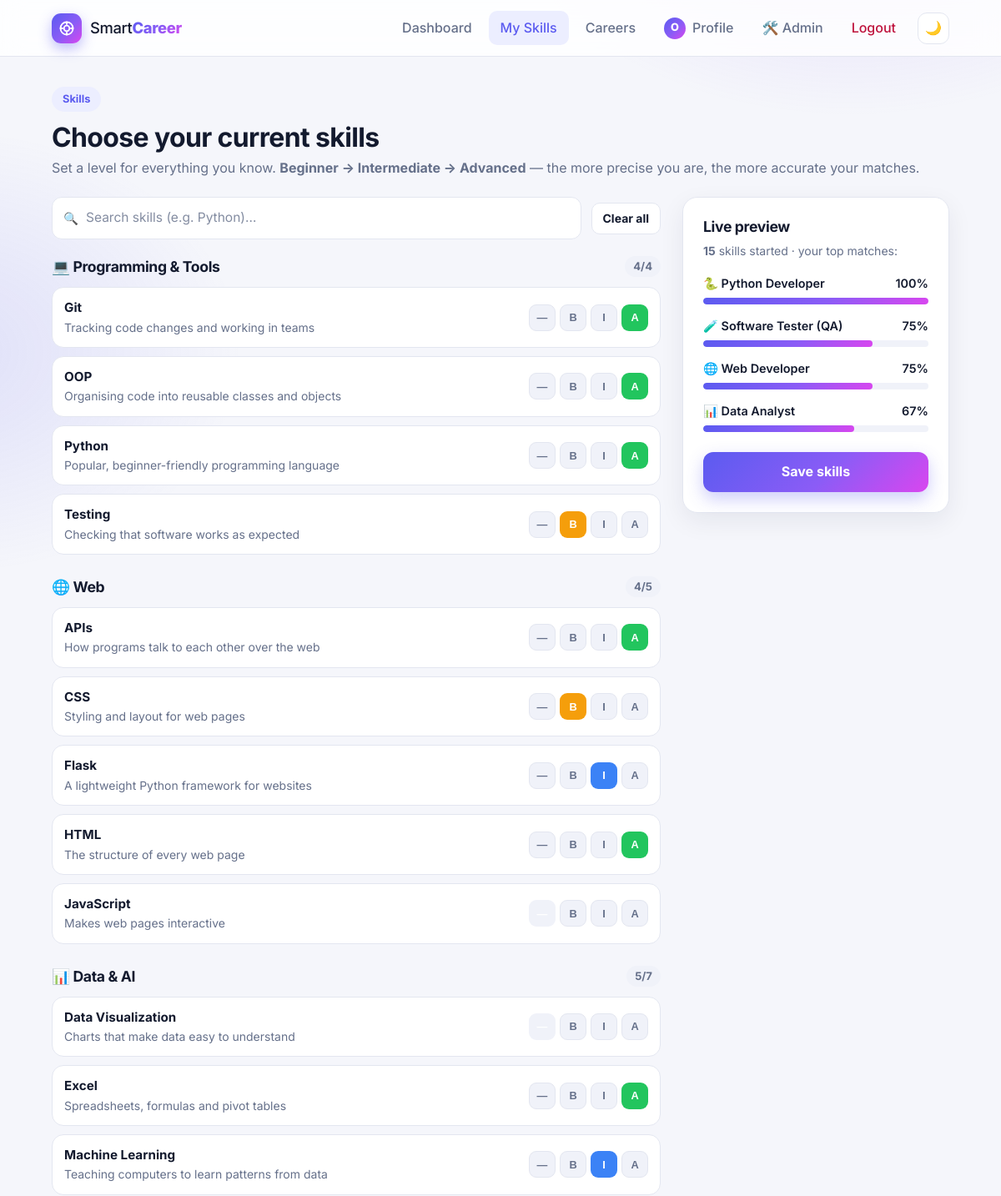
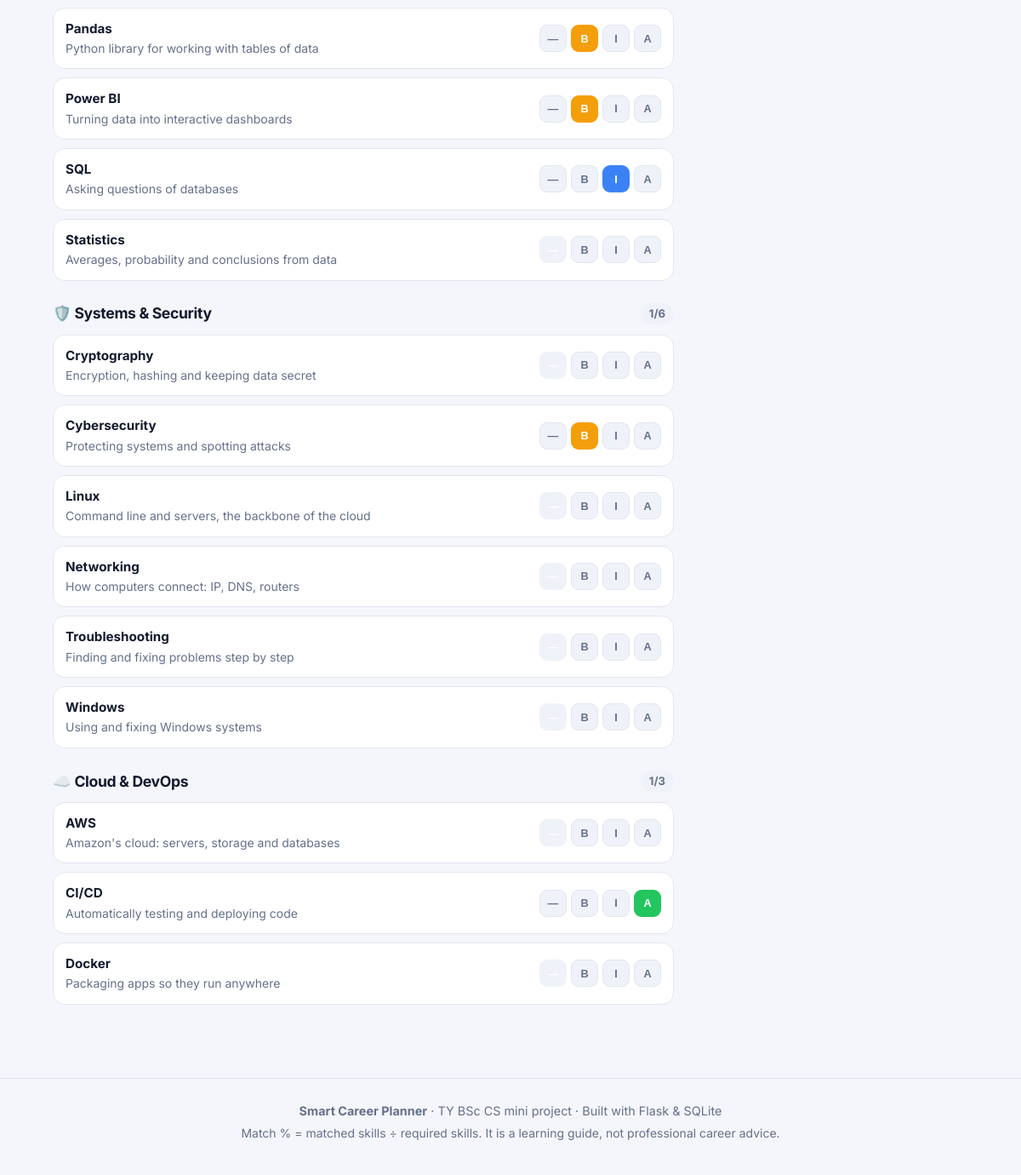
/skills (signed in), run on the app's committed database (2 pictures, top to bottom).
### tables this page shows
CREATE TABLE users (
    id INTEGER PRIMARY KEY AUTOINCREMENT,
    name TEXT NOT NULL,
    email TEXT UNIQUE NOT NULL,
    password TEXT NOT NULL,
    course TEXT DEFAULT 'BSc Computer Science',
    year TEXT DEFAULT 'TY',
    created_at TEXT,
    last_login TEXT,
    is_admin INTEGER DEFAULT 0
);

CREATE TABLE skill_categories (
    id INTEGER PRIMARY KEY AUTOINCREMENT,
    name TEXT UNIQUE NOT NULL,
    icon TEXT DEFAULT '🔧',
    sort_order INTEGER DEFAULT 0
);

CREATE TABLE skills (
    id INTEGER PRIMARY KEY AUTOINCREMENT,
    name TEXT UNIQUE NOT NULL,
    category_id INTEGER NOT NULL,
    description TEXT DEFAULT '',
    weeks_low INTEGER DEFAULT 2,
    weeks_high INTEGER DEFAULT 4,
    FOREIGN KEY(category_id) REFERENCES skill_categories(id)
);

### app/main.py (the view, shortened to what this page needs)
@bp.route("/skills", methods=["GET", "POST"])
@login_required
def skills():
    categories = models.get_categories_with_skills()
    user_levels = models.get_user_levels(g.user["id"])
    careers = models.get_all_careers()
    careers_json = [
        {"name": c["name"], "icon": c["icon"],
         "skills": [{"id": r["skill_id"], "level": r["required_level"]} for r in models.get_career_requirements(c["id"])]}
        for c in careers
    ]
    return render_template("skills.html", categories=categories, user_levels=user_levels, careers_json=careers_json)

### app/auth.py (called while the page is built)
def csrf_token():
    if "_csrf" not in session:
        session["_csrf"] = secrets.token_hex(16)
    return session["_csrf"]

@bp.before_app_request
def load_user():
    g.user = None
    if request.endpoint == "static":
        return
    user_id = session.get("user_id")
    if not user_id:
        return
    g.user = models.get_db().execute("SELECT * FROM users WHERE id=?", (user_id,)).fetchone()
    if g.user is None:
        session.pop("user_id", None)

@bp.before_app_request
def csrf_protect():
    if request.method == "POST":
        sent = request.form.get("_csrf", "")
        if not sent or not secrets.compare_digest(sent, session.get("_csrf", "")):
            abort(400)

def login_required(view):
    @wraps(view)
    def wrapped(*args, **kwargs):
        if g.user is None:
            flash("Please log in to continue.", "info")
            return redirect(url_for("auth.login"))
        return view(*args, **kwargs)
    return wrapped

### app/models.py (called while the page is built)
def get_db():
    if "db" not in g:
        g.db = sqlite3.connect(current_app.config["DATABASE"])
        g.db.row_factory = sqlite3.Row
        g.db.execute("PRAGMA foreign_keys = ON")
    return g.db

def get_categories_with_skills():
    db = get_db()
    cats = db.execute("SELECT * FROM skill_categories ORDER BY sort_order").fetchall()
    out = []
    for c in cats:
        skills = db.execute("SELECT * FROM skills WHERE category_id=? ORDER BY name", (c["id"],)).fetchall()
        out.append({"id": c["id"], "name": c["name"], "icon": c["icon"], "skills": skills})
    return out

def get_all_careers():
    return get_db().execute("SELECT * FROM careers ORDER BY name").fetchall()

def get_career_requirements(career_id):
    return get_db().execute(
        """SELECT cs.skill_id, cs.required_level, s.name, s.description, s.weeks_low, s.weeks_high
           FROM career_skills cs JOIN skills s ON s.id = cs.skill_id
           WHERE cs.career_id=? ORDER BY cs.required_level DESC, s.name""", (career_id,)).fetchall()

def get_user_levels(user_id):
    rows = get_db().execute("SELECT skill_id, level FROM user_skills WHERE user_id=?", (user_id,)).fetchall()
    return {r["skill_id"]: r["level"] for r in rows}

### templates/skills.html (shortened to what this page needs)
{% extends "base.html" %}
{% block content %}
<div class="page-head">
    <div>
        <span class="badge">Skills</span>
        <h1>Choose your current skills</h1>
        <p class="muted">Set a level for everything you know. <b>Beginner → Intermediate → Advanced</b> — the more precise you are, the more accurate your matches.</p>
    </div>
</div>
<form method="POST" id="skillsForm">
    <div class="skills-layout">
        <div class="skills-main">
            <div class="toolbar">
                <div class="search"><span aria-hidden="true">🔍</span><input id="skillSearch" type="search" placeholder="Search skills (e.g. Python)…" aria-label="Search skills"></div>
                <button type="button" class="btn secondary small" id="clearAll">Clear all</button>
            </div>
            {% for group in categories %}
            <section class="skill-group" data-group>
                <div class="group-head">
                    <h2><span aria-hidden="true">{{ group.icon }}</span> {{ group.name }}</h2>
                    <span class="group-count" data-group-count>0/{{ group.skills|length }}</span>
                </div>
                <div class="skill-grid levels">
                    {% for skill in group.skills %}
                    {% set current = user_levels.get(skill['id'], 0) %}
                    <div class="skill-level-row" data-skill="{{ skill['name']|lower }}" data-skill-id="{{ skill['id'] }}">
                        <div class="slr-name">
                            <strong>{{ skill['name'] }}</strong>
                            <span class="small muted">{{ skill['description'] }}</span>
                        </div>
                        <div class="level-pills" role="group" aria-label="Level for {{ skill['name'] }}">
                            <button type="button" class="level-pill {{ 'active' if current == 0 }}" data-level="0" title="Not started">—</button>
                            <button type="button" class="level-pill lvl-1 {{ 'active' if current == 1 }}" data-level="1" title="Beginner">B</button>
                            <button type="button" class="level-pill lvl-2 {{ 'active' if current == 2 }}" data-level="2" title="Intermediate">I</button>
                            <button type="button" class="level-pill lvl-3 {{ 'active' if current == 3 }}" data-level="3" title="Advanced">A</button>
                        </div>
                    </div>
                    {% endfor %}
                </div>
            </section>
            {% endfor %}
        </div>
        <aside class="skills-side card">
            <h3>Live preview</h3>
            <p class="muted small"><b id="selCount">0</b> skills started · your top matches:</p>
            <div id="previewList" class="preview-list"></div>
            <button class="btn full" type="submit">Save skills</button>
        </aside>
    </div>
</form>
{% endblock %}

### templates/base.html (shortened to what this page needs)
<!DOCTYPE html>
<html lang="en">
<head>
    <link rel="stylesheet" href="{{ url_for('static', filename='style.css') }}">
</head>
<body>
<header class="navbar">
    <div class="nav-inner">
        <a class="brand" href="{{ url_for('main.index') }}">
            <span class="logo">
                <svg viewBox="0 0 24 24" width="20" height="20" fill="none" stroke="currentColor" stroke-width="2.2" stroke-linecap="round" stroke-linejoin="round"><circle cx="12" cy="12" r="9"/><circle cx="12" cy="12" r="4"/><path d="M12 3v3M12 18v3M3 12h3M18 12h3"/></svg>
            </span>
            <span>Smart<b>Career</b></span>
        </a>
        {% set ep = request.endpoint %}
        <nav class="navlinks" id="navLinks">
            {% if g.user %}
            <a href="{{ url_for('main.dashboard') }}" class="{{ 'active' if ep == 'main.dashboard' }}">Dashboard</a>
            <a href="{{ url_for('main.skills') }}" class="{{ 'active' if ep == 'main.skills' }}">My Skills</a>
            <a href="{{ url_for('main.careers') }}" class="{{ 'active' if ep in ('main.careers', 'main.career_detail') }}">Careers</a>
            <a href="{{ url_for('main.profile') }}" class="nav-profile {{ 'active' if ep == 'main.profile' }}">
                <span class="avatar sm">{{ g.user['name'][:1]|upper }}</span> Profile
            </a>
            {% if g.user['is_admin'] %}
            <a href="{{ url_for('admin.dashboard') }}" class="{{ 'active' if ep and ep.startswith('admin.') }}">🛠️ Admin</a>
            {% endif %}
            <a class="logout" href="{{ url_for('auth.logout') }}">Logout</a>
            {% else %}
            <a href="{{ url_for('auth.login') }}" class="{{ 'active' if ep == 'auth.login' }}">Login</a>
            <a class="btn small" href="{{ url_for('auth.register') }}">Register</a>
            {% endif %}
            <button class="icon-btn" id="themeToggle" type="button" aria-label="Toggle dark mode" title="Toggle dark mode">
                <span class="i-moon">🌙</span><span class="i-sun">☀️</span>
            </button>
        </nav>
    </div>
</header>
<main class="container">
    {% block content %}{% endblock %}
</main>
<footer class="footer">
    <p><b>Smart Career Planner</b> · TY BSc CS mini project · Built with Flask &amp; SQLite</p>
    <p class="small muted">Match % = matched skills ÷ required skills. It is a learning guide, not professional career advice.</p>
</footer>
</body>
</html>

### data on the page
users: name "O"
skill_categories: icon "💻", name "Programming & Tools"
skills: name "Git", description "Tracking code changes and working in teams"
skills: name "OOP", description "Organising code into reusable classes and objects"
skills: name "Python", description "Popular, beginner-friendly programming language"
skills: name "Testing", description "Checking that software works as expected"
skill_categories: icon "🌐", name "Web"
skills: name "APIs", description "How programs talk to each other over the web"
skills: name "CSS", description "Styling and layout for web pages"
skills: name "Flask", description "A lightweight Python framework for websites"
skills: name "HTML", description "The structure of every web page"
skills: name "JavaScript", description "Makes web pages interactive"
skill_categories: icon "📊", name "Data & AI"
skills: name "Data Visualization", description "Charts that make data easy to understand"
skills: name "Excel", description "Spreadsheets, formulas and pivot tables"
skills: name "Machine Learning", description "Teaching computers to learn patterns from data"
skills: name "Pandas", description "Python library for working with tables of data"
skills: name "Power BI", description "Turning data into interactive dashboards"
skills: name "SQL", description "Asking questions of databases"
skills: name "Statistics", description "Averages, probability and conclusions from data"
skill_categories: icon "🛡️", name "Systems & Security"
skills: name "Cryptography", description "Encryption, hashing and keeping data secret"
skills: name "Cybersecurity", description "Protecting systems and spotting attacks"
skills: name "Linux", description "Command line and servers, the backbone of the cloud"
skills: name "Networking", description "How computers connect: IP, DNS, routers"
skills: name "Troubleshooting", description "Finding and fixing problems step by step"
skills: name "Windows", description "Using and fixing Windows systems"
skill_categories: icon "☁️", name "Cloud & DevOps"
skills: name "AWS", description "Amazon's cloud: servers, storage and databases"
skills: name "CI/CD", description "Automatically testing and deploying code"
skills: name "Docker", description "Packaging apps so they run anywhere"
